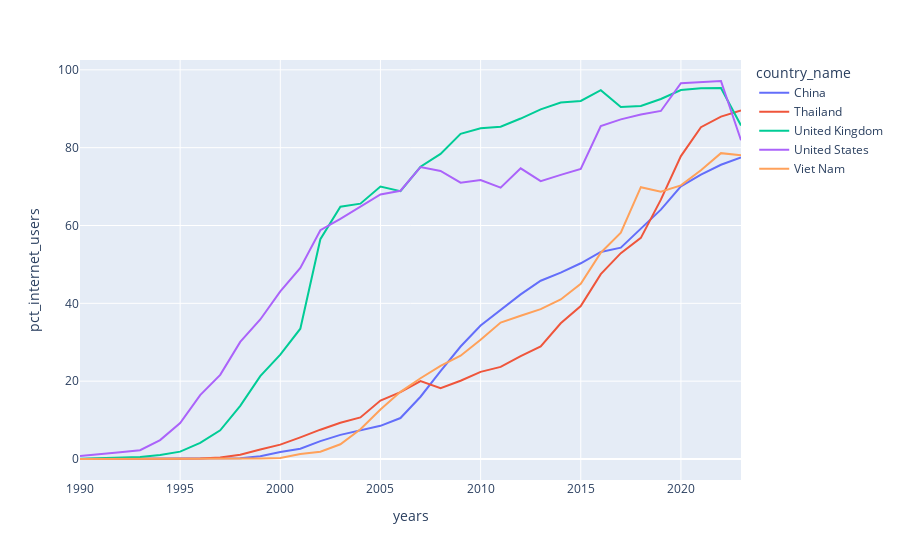

Notebook source saved alongside this figure:
### Code cell
from plotly.graph_objs import Legend


px.line(data_frame=final_df, x='years', y='pct_internet_users', line_group=final_df['country_name'], color=final_df['country_name'])

### Figure 1 — Plotly figure (JSON) as saved in the notebook; plotly's stock layout.template omitted (floating-point values rounded to 4 significant figures)
{"data": [{"hovertemplate": "country_name=China<br>years=%{x}<br>pct_internet_users=%{y}<extra></extra>", "legendgroup": "China", "line": {"color": "#636efa", "dash": "solid"}, "marker": {"symbol": "circle"}, "mode": "lines", "name": "China", "orientation": "v", "showlegend": true, "type": "scatter", "x": [1990, 1991, 1992, 1993, 1994, 1995, 1996, 1997, 1998, 1999, 2000, 2001, 2002, 2003, 2004, 2005, 2006, 2007, 2008, 2009, 2010, 2011, 2012, 2013, 2014, 2015, 2016, 2017, 2018, 2019, 2020, 2021, 2022, 2023], "xaxis": "x", "y": [0, 0, 0, 0.0001687, 0.001168, 0.004955, 0.01308, 0.03239, 0.1685, 0.7082, 1.776, 2.64, 4.596, 6.2, 7.3, 8.523, 10.52, 16, 22.6, 28.9, 34.3, 38.3, 42.3, 45.8, 47.9, 50.3, 53.2, 54.3, 59.2, 64.08, 70.05, 73.05, 75.61, 77.48], "yaxis": "y"}, {"hovertemplate": "country_name=Thailand<br>years=%{x}<br>pct_internet_users=%{y}<extra></extra>", "legendgroup": "Thailand", "line": {"color": "#EF553B", "dash": "solid"}, "marker": {"symbol": "circle"}, "mode": "lines", "name": "Thailand", "orientation": "v", "showlegend": true, "type": "scatter", "x": [1990, 1991, 1992, 1993, 1994, 1995, 1996, 1997, 1998, 1999, 2000, 2001, 2002, 2003, 2004, 2005, 2006, 2007, 2008, 2009, 2010, 2011, 2012, 2013, 2014, 2015, 2016, 2017, 2018, 2019, 2020, 2021, 2022, 2023], "xaxis": "x", "y": [0, 5.22e-05, 0.0003437, 0.01358, 0.03861, 0.07483, 0.1155, 0.3605, 1.091, 2.426, 3.689, 5.556, 7.531, 9.299, 10.68, 15.03, 17.16, 20.03, 18.2, 20.1, 22.4, 23.67, 26.46, 28.94, 34.89, 39.32, 47.51, 52.89, 56.82, 66.65, 77.84, 85.27, 87.98, 89.54], "yaxis": "y"}, {"hovertemplate": "country_name=United Kingdom<br>years=%{x}<br>pct_internet_users=%{y}<extra></extra>", "legendgroup": "United Kingdom", "line": {"color": "#00cc96", "dash": "solid"}, "marker": {"symbol": "circle"}, "mode": "lines", "name": "United Kingdom", "orientation": "v", "showlegend": true, "type": "scatter", "x": [1990, 1991, 1992, 1993, 1994, 1995, 1996, 1997, 1998, 1999, 2000, 2001, 2002, 2003, 2004, 2005, 2006, 2007, 2008, 2009, 2010, 2011, 2012, 2013, 2014, 2015, 2016, 2017, 2018, 2019, 2020, 2021, 2022, 2023], "xaxis": "x", "y": [0.08736, 0.1742, 0.2606, 0.5198, 1.037, 1.895, 4.124, 7.385, 13.67, 21.29, 26.82, 33.48, 56.48, 64.82, 65.61, 70, 68.82, 75.09, 78.39, 83.56, 85, 85.38, 87.48, 89.84, 91.61, 92.0, 94.78, 90.42, 90.69, 92.52, 94.82, 95.26, 95.34, 85.72], "yaxis": "y"}, {"hovertemplate": "country_name=United States<br>years=%{x}<br>pct_internet_users=%{y}<extra></extra>", "legendgroup": "United States", "line": {"color": "#ab63fa", "dash": "solid"}, "marker": {"symbol": "circle"}, "mode": "lines", "name": "United States", "orientation": "v", "showlegend": true, "type": "scatter", "x": [1990, 1991, 1992, 1993, 1994, 1995, 1996, 1997, 1998, 1999, 2000, 2001, 2002, 2003, 2004, 2005, 2006, 2007, 2008, 2009, 2010, 2011, 2012, 2013, 2014, 2015, 2016, 2017, 2018, 2019, 2020, 2021, 2022, 2023], "xaxis": "x", "y": [0.7847, 1.163, 1.724, 2.272, 4.863, 9.237, 16.42, 21.62, 30.09, 35.85, 43.08, 49.08, 58.79, 61.7, 64.76, 67.97, 68.93, 75, 74, 71, 71.69, 69.73, 74.7, 71.4, 73, 74.55, 85.54, 87.27, 88.5, 89.43, 96.58, 96.78, 97.13, 81.9], "yaxis": "y"}, {"hovertemplate": "country_name=Viet Nam<br>years=%{x}<br>pct_internet_users=%{y}<extra></extra>", "legendgroup": "Viet Nam", "line": {"color": "#FFA15A", "dash": "solid"}, "marker": {"symbol": "circle"}, "mode": "lines", "name": "Viet Nam", "orientation": "v", "showlegend": true, "type": "scatter", "x": [1990, 1991, 1992, 1993, 1994, 1995, 1996, 1997, 1998, 1999, 2000, 2001, 2002, 2003, 2004, 2005, 2006, 2007, 2008, 2009, 2010, 2011, 2012, 2013, 2014, 2015, 2016, 2017, 2018, 2019, 2020, 2021, 2022, 2023], "xaxis": "x", "y": [0, 0, 0, 0, 0, 0, 0.0001348, 0.003982, 0.01308, 0.1289, 0.2542, 1.266, 1.855, 3.78, 7.642, 12.74, 17.25, 20.76, 23.92, 26.55, 30.65, 35.07, 36.8, 38.5, 41, 45, 53, 58.14, 69.85, 68.66, 70.3, 74.21, 78.59, 78.08], "yaxis": "y"}], "layout": {"legend": {"title": {"text": "country_name"}, "tracegroupgap": 0}, "margin": {"t": 60}, "xaxis": {"anchor": "y", "domain": [0, 1], "title": {"text": "years"}}, "yaxis": {"anchor": "x", "domain": [0, 1], "title": {"text": "pct_internet_users"}}}}
